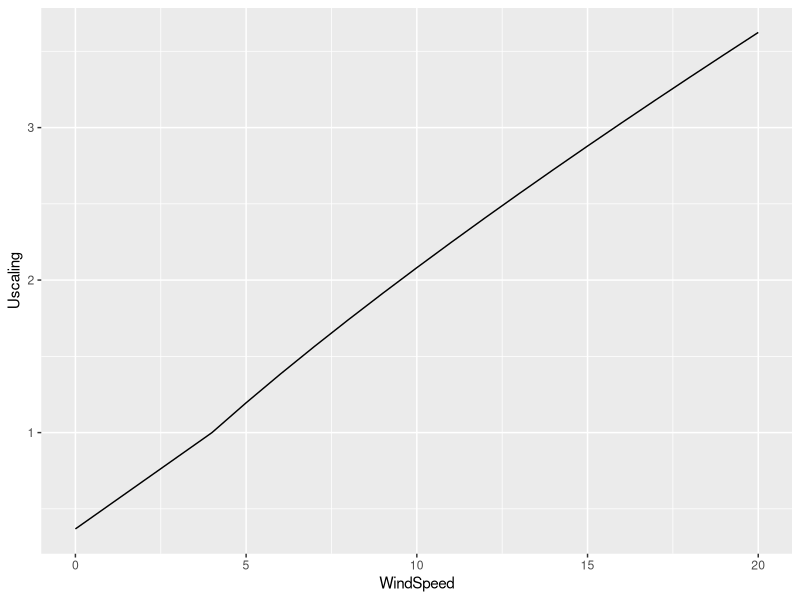

This chart was generated by the following R code:
library(ggplot2)

U = function(windSpeed) {
  y = windSpeed^0.8/4.^0.8
  ix = (windSpeed <= 4) 
  y[ix] = (2.8 + 1.2*windSpeed[ix])/7.6
  y
}

x = 0:20
M = data.frame(
  WindSpeed = x,
  Uscaling = U(x)
)

ggplot(M, aes(x=WindSpeed, y=Uscaling)) +
  geom_line()
  
  
U(0)
U(4)

